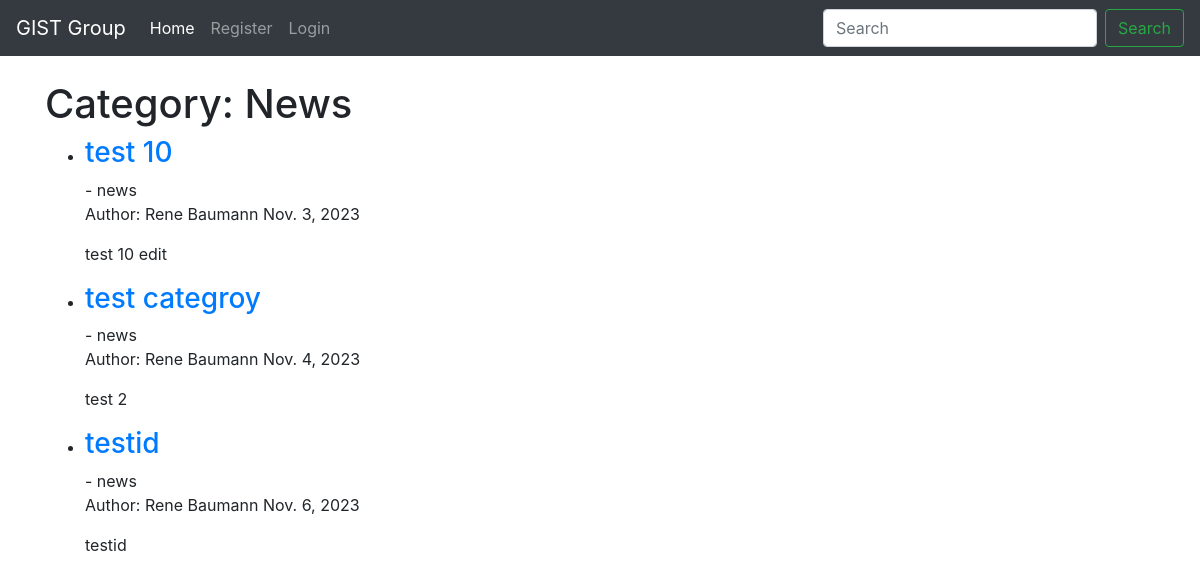
The page /blog/category/news/ on the database as committed earlier.
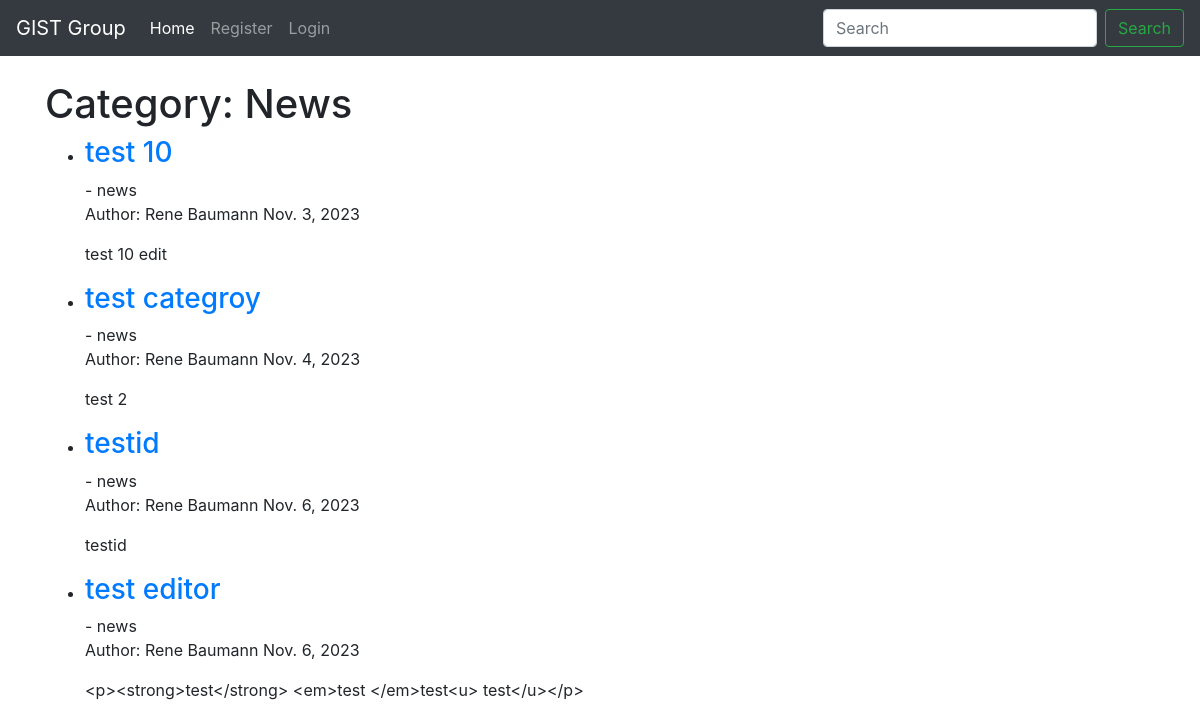
The same page on the database as committed later.
### blog/models.py (models this page shows, shortened)
class BlogPost(models.Model):
    title = models.CharField(max_length=200) # Title of the blog post
    content = RichTextField(blank=True, null=True) # Content of the blog post with text editor
    author = models.ForeignKey(User, on_delete=models.CASCADE) # ForeignKey relationship with User model as the admin
    publication_date = models.DateField(auto_now_add=True) # Date the blog post was published
    category = models.CharField(max_length=200, default='news') # Category of the blog post
    snippet = models.CharField(max_length=200) # Snippet of the blog post

### blog/views.py (the view)
# urls.py: path('category/<str:section>/', CategoryView.as_view(), name='category'),
class CategoryView(View):
    def get(self, request, section):
        category_posts = BlogPost.objects.filter(category=section.replace('-', ' '))
        return render(request, 'categories.html', {'section': section.title().replace('-', ' '), 'category_posts': category_posts})

### blog/templates/categories.html (shortened to what this page needs)
{% extends 'base.html' %}
{% block content %}
<!DOCTYPE html>
<html lang="en">
<head>
</head>
<body>
    <h1>Category: {{ section }}</section></h1>
    <ul>
        {% for post in category_posts %}
        <li>
            <h3><a href="{% url 'post_detail' pk=post.pk %}">{{ post.title }}</a></h3> - {{ post.category }}
            <p>
                Author: {{ post.author.first_name }} {{ post.author.last_name }}
                {{ post.publication_date }}
            <p>{{ post.content }}</p>
        </li>
        {% empty %}
        <li>No blog posts available.</li>
        {% endfor %}
    </ul>
</body>
</html>
{% endblock %}

Rows that differ between the two databases and show on the page:
added BlogPost: title "test editor", category "news", author.first_name "Rene", author.last_name "Baumann", publication_date "Nov. 6, 2023", content "<p><strong>test</strong> <em>test </em>test<u> test</u></p>"
